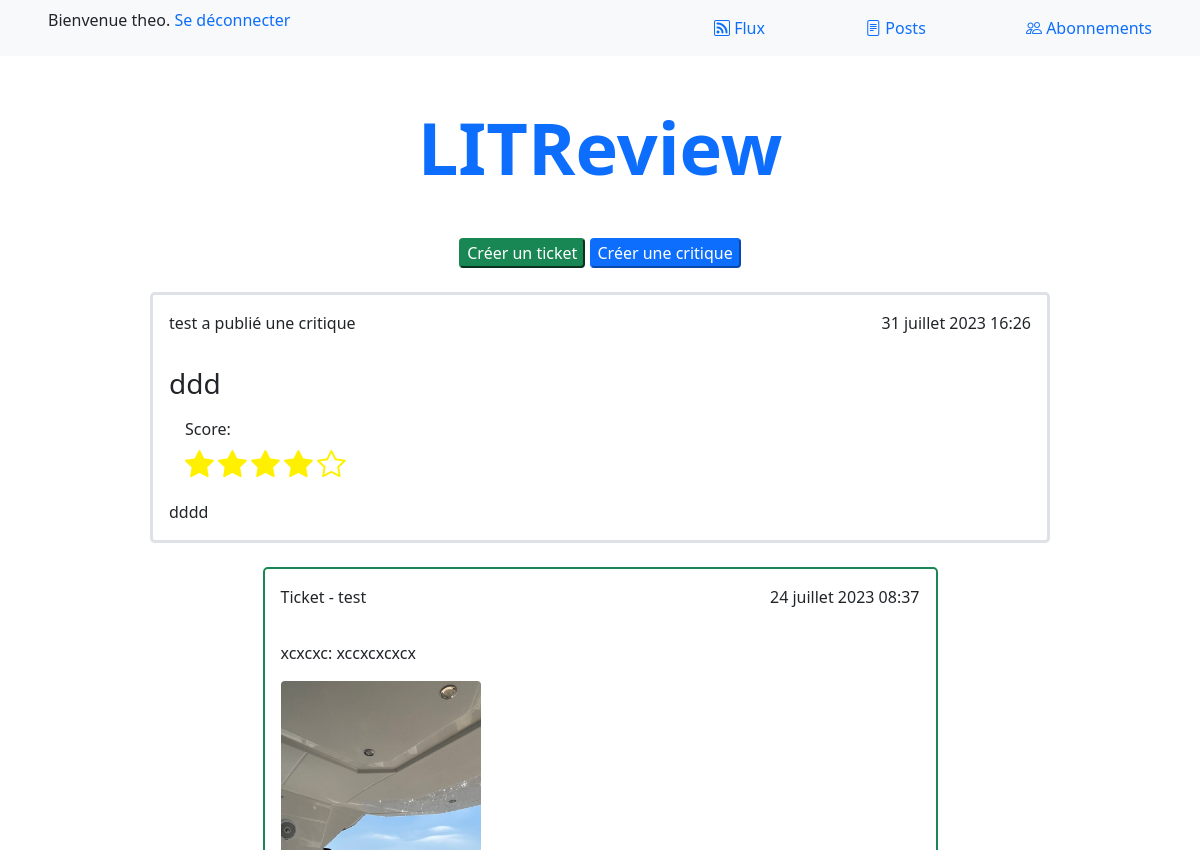
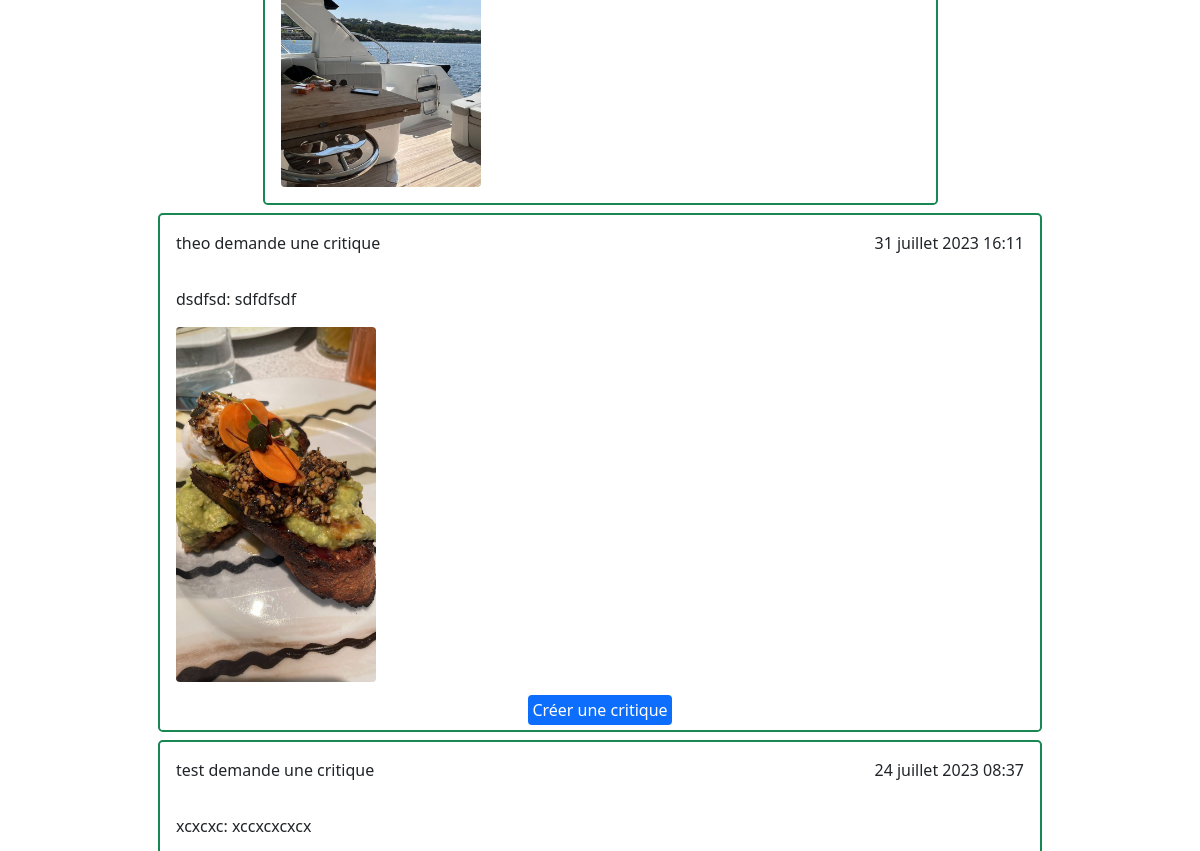
The page /flux/ (signed in, upper part) on the database as committed earlier (2 pictures, top to bottom).
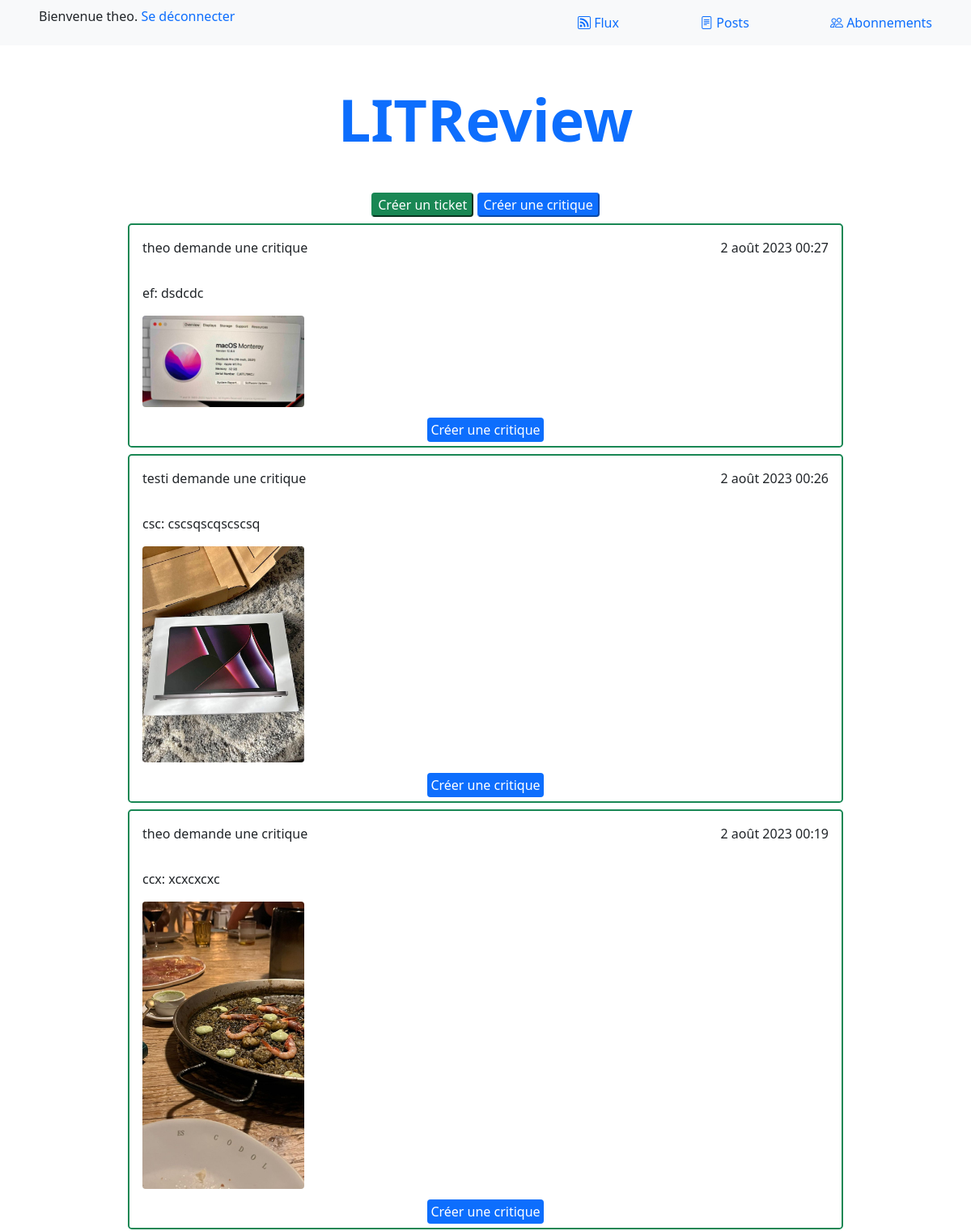
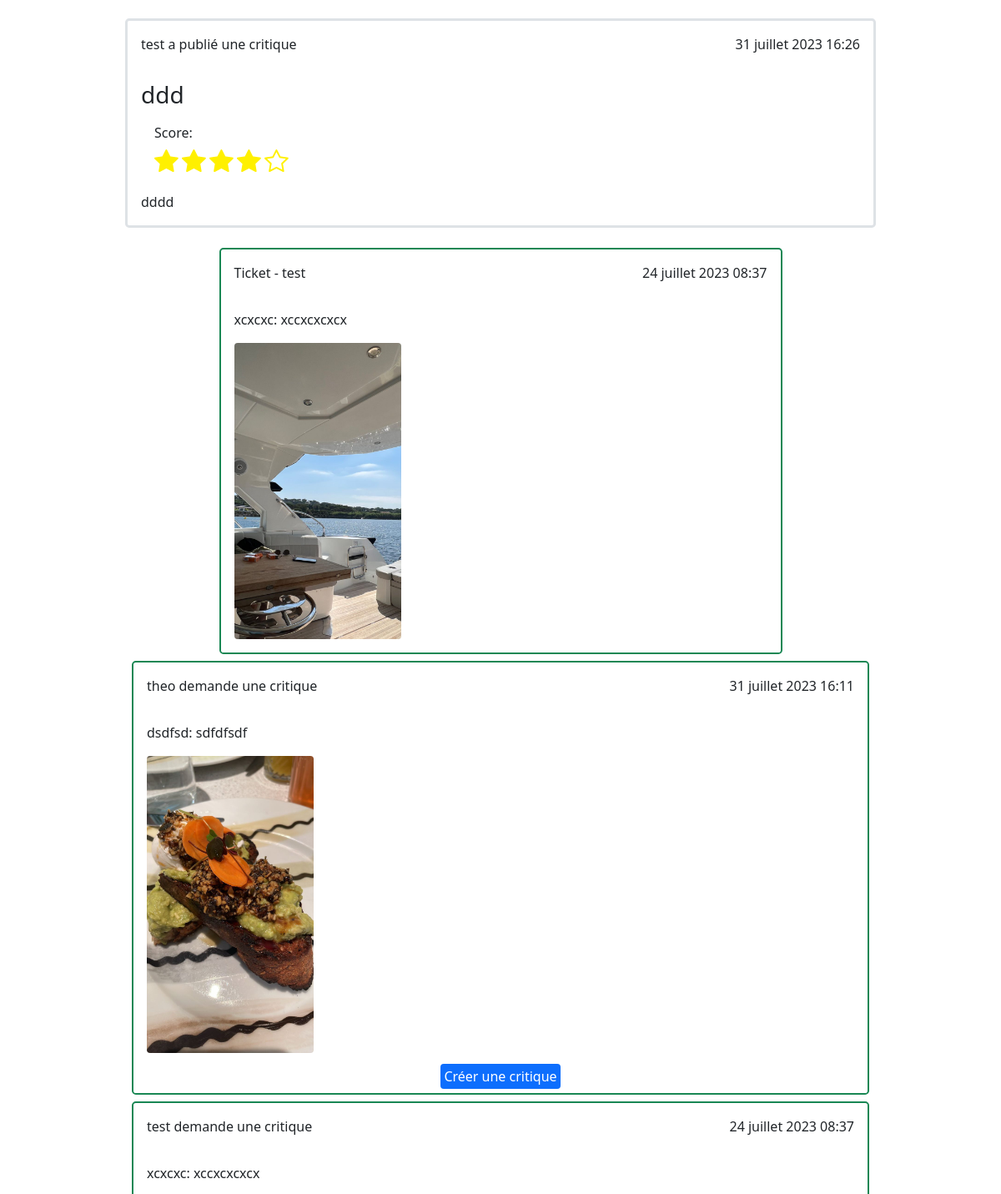
The same page on the database as committed later (2 pictures, top to bottom).
### authentication/models.py (models this page shows)
class User(AbstractUser):
    pass

### website/models.py (models this page shows, shortened)
class Review(models.Model):
    objects = models.Manager()
    ticket = models.ForeignKey(Ticket, on_delete=models.CASCADE)
    rating = models.PositiveSmallIntegerField(validators=[MinValueValidator(0), MaxValueValidator(5)])
    headline = models.CharField(max_length=128)
    body = models.TextField(max_length=8192, blank=True)
    user = models.ForeignKey(settings.AUTH_USER_MODEL, on_delete=models.CASCADE)
    time_created = models.DateTimeField(auto_now_add=True)

class Ticket(models.Model):
    objects = models.Manager()
    title = models.CharField(max_length=128, db_index=True)
    description = models.TextField(max_length=2048, blank=True)
    user = models.ForeignKey(settings.AUTH_USER_MODEL, on_delete=models.CASCADE)
    image = models.ImageField(null=True, blank=True)
    time_created = models.DateTimeField(auto_now_add=True)

### website/views.py (the view)
# urls.py: path('flux/', website.views.flux, name='flux'),
@login_required
def flux(request):
    users_followed_ids = UserFollows.objects.filter(user=request.user).values_list('followed_user', flat=True)
    reviews_followed = Review.objects.filter(
        Q(user__in=users_followed_ids) | Q(ticket__user__in=users_followed_ids)
    ).select_related('user', 'ticket').annotate(content_type=Value('REVIEW', CharField()))
    tickets_user_and_followed = Ticket.objects.filter(
        Q(user=request.user) | Q(user__in=users_followed_ids)
    ).annotate(content_type=Value('TICKET', CharField()))
    posts = sorted(chain(reviews_followed, tickets_user_and_followed),
                   key=lambda post: post.time_created, reverse=True)
    tickets_already_answer = tickets_user_and_followed.filter(review__in=reviews_followed)
    return render(request, 'website/flux.html', context={'posts': posts, 'tickets_already_answer': tickets_already_answer})

### website/templates/website/flux.html (shortened to what this page needs)
{% extends 'base.html' %}
{% block content %}
<section>
    <button class="btn-success rounded" onclick="window.location.href = '{% url 'create_ticket' %}';">
        Créer un ticket
    </button>
    <button class="btn-primary rounded" onclick="window.location.href = '{% url 'create_review' %}';">
        Créer une critique
    </button>
</section>
<section>
    {% for post in posts %}
        {% if post.content_type == 'REVIEW' %}
            <div class="border border-3 rounded-3 my-4">
                <div class="d-flex justify-content-between m-3">
                    <p>{{ post.user }} a publié une critique</p>
                    <p>{{ post.time_created }}</p>
                </div>
                <h3 class="text-start m-3">{{ post.headline }}</h3>
                <div class="text-start mx-3">
                    {% with filled_stars=post.rating %}
                        <p class="text-start mx-3 mb-0">Score:</p>
                        <div class="text-start mx-3">
                            {% for _ in '12345'|make_list %}
                                {% if forloop.counter <= filled_stars %}
                                    <i class="bi bi-star-fill" style="font-size: 1.8rem; color: #FFF000;"></i>
                                {% else %}
                                    <i class="bi bi-star" style="font-size: 1.8rem; color: #FFF000;"></i>
                                {% endif %}
                            {% endfor %}
                        </div>
                    {% endwith %}
                </div>
                <p class="text-start m-3">{{ post.body }}</p>
            </div>
            <div class="border border-success border-2 rounded-3 m-2 w-75 mx-auto">
                <div class="d-flex justify-content-between m-3">
                    <p>Ticket - {{ post.ticket.user }}</p>
                    <p>{{ post.ticket.time_created }}</p>
                </div>
                <div>
                    <p class="text-start m-3">{{ post.ticket.title }}: {{ post.ticket.description }}</p>
                    {% if post.ticket.image %}
                        <img src="{{ post.ticket.image.url }}" class="d-flex justify-content-between m-3 rounded" style="width: 200px; height: auto;">
                    {% endif %}
                </div>
            </div>
        {% else %}
            <div class="border border-success border-2 rounded-3 m-2 pb-2">
                <div class="d-flex justify-content-between m-3">
                    <p>{{ post.user }} demande une critique</p>
                    <p>{{ post.time_created }}</p>
                </div>
                <p class="text-start m-3">{{ post.title }}: {{ post.description }}</p>
                {% if post.image %}
                    <img src="{{ post.image.url }}" class="d-flex justify-content-between m-3 rounded" style="width: 200px; height: auto;">
                {% endif %}
                {% if post not in tickets_already_answer %}
                    <a href="{% url 'create_review_from_ticket' post.id %}" class="text-decoration-none btn-primary rounded p-1">Créer une critique</a>
                {% endif %}
            </div>
        {% endif %}
    {% endfor %}
</section>
{% endblock %}

### templates/base.html (shortened to what this page needs)
<!DOCTYPE html>
<html lang="fr">
<head>
    <link rel="stylesheet" href="https://cdn.jsdelivr.net/npm/bootstrap-icons@1.8.3/font/bootstrap-icons.css">
    <link href="https://cdn.jsdelivr.net/npm/bootstrap@5.0.2/dist/css/bootstrap.min.css" rel="stylesheet"
>
</head>
<body>
    <header>
        {% if user.is_authenticated %}
        <nav class="navbar navbar-light bg-light d-flex justify-content-between">
            <p class="mx-5">Bienvenue {{request.user}}.
            <a class="text-decoration-none" href="{% url 'logout' %}">Se déconnecter</a></p>
            <div>
                <a class="text-decoration-none mx-5" href="{% url 'flux' %}"><i class="bi bi-rss"></i> Flux</a>
                <a class="text-decoration-none mx-5" href="{% url 'posts' %}"><i class="bi bi-file-text"></i> Posts</a>
                <a class="text-decoration-none mx-5" href="{% url 'follow_users' %}"><i class="bi bi-people"></i> Abonnements</a>
            </div>
        </nav>
        {% endif %}
        <h1 class="my-5 text-primary display-2 text-center fw-bold">LITReview</h1>
    </header>
    <section class="mx-auto w-75 text-center">
        {% block content %}
        {% endblock %}
    </section>
</body>
</html>

Rows that differ between the two databases and show on the page:
added Ticket: user "theo", time_created "2 août 2023 00:27", title "ef", description "dsdcdc", image (picture), shows "Créer une critique"
added Ticket: user "testi", time_created "2 août 2023 00:26", title "csc", description "cscsqscqscscsq", image (picture), shows "Créer une critique"
added Ticket: user "theo", time_created "2 août 2023 00:19", title "ccx", description "xcxcxcxc", image (picture), shows "Créer une critique"
